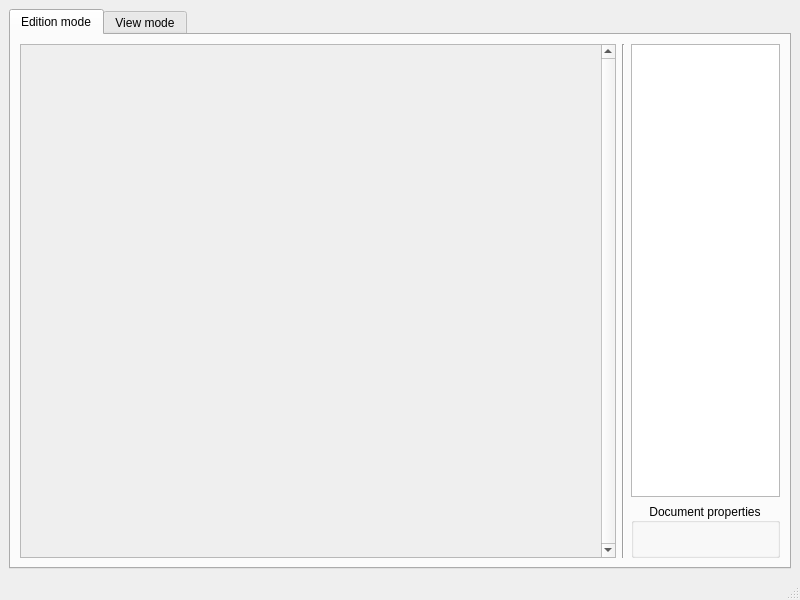
<?xml version="1.0" encoding="UTF-8"?>
<ui version="4.0">
 <class>Editor</class>
 <widget class="QMainWindow" name="Editor">
  <property name="geometry">
   <rect>
    <x>0</x>
    <y>0</y>
    <width>800</width>
    <height>600</height>
   </rect>
  </property>
  <property name="windowTitle">
   <string>Editor</string>
  </property>
  <widget class="QWidget" name="centralwidget">
   <layout class="QVBoxLayout" name="verticalLayout">
    <item>
     <widget class="QTabWidget" name="Mode_Tab">
      <property name="currentIndex">
       <number>0</number>
      </property>
      <widget class="QWidget" name="Edition_Mode_Tab">
       <attribute name="title">
        <string>Edition mode</string>
       </attribute>
       <layout class="QHBoxLayout" name="horizontalLayout_13" stretch="4,1,1">
        <item>
         <layout class="QVBoxLayout" name="verticalLayout_4">
          <item>
           <widget class="QScrollArea" name="scrollArea">
            <property name="verticalScrollBarPolicy">
             <enum>Qt::ScrollBarAlwaysOn</enum>
            </property>
            <property name="horizontalScrollBarPolicy">
             <enum>Qt::ScrollBarAlwaysOff</enum>
            </property>
            <property name="sizeAdjustPolicy">
             <enum>QAbstractScrollArea::AdjustToContents</enum>
            </property>
            <property name="widgetResizable">
             <bool>true</bool>
            </property>
            <widget class="QWidget" name="scrollAreaWidgetContents">
             <property name="geometry">
              <rect>
               <x>0</x>
               <y>0</y>
               <width>559</width>
               <height>484</height>
              </rect>
             </property>
             <layout class="QVBoxLayout" name="verticalLayout_2">
              <item>
               <layout class="QVBoxLayout" name="Document_Layout"/>
              </item>
             </layout>
            </widget>
           </widget>
          </item>
         </layout>
        </item>
        <item>
         <widget class="Line" name="line">
          <property name="orientation">
           <enum>Qt::Vertical</enum>
          </property>
         </widget>
        </item>
        <item>
         <layout class="QVBoxLayout" name="verticalLayout_3" stretch="0,0">
          <item>
           <widget class="QTreeView" name="Document_Tree"/>
          </item>
          <item>
           <widget class="QGroupBox" name="groupBox">
            <property name="title">
             <string>Document properties</string>
            </property>
            <property name="alignment">
             <set>Qt::AlignCenter</set>
            </property>
            <layout class="QVBoxLayout" name="verticalLayout_5">
             <item>
              <layout class="QHBoxLayout" name="horizontalLayout_3"/>
             </item>
             <item>
              <widget class="QLabel" name="label">
               <property name="text">
                <string/>
               </property>
              </widget>
             </item>
            </layout>
           </widget>
          </item>
         </layout>
        </item>
       </layout>
      </widget>
      <widget class="QWidget" name="View_Mode_Tab">
       <attribute name="title">
        <string>View mode</string>
       </attribute>
       <layout class="QHBoxLayout" name="View_Mode_Layout">
        <item>
         <widget class="QTreeView" name="Bookmark_View">
          <property name="sizePolicy">
           <sizepolicy hsizetype="Preferred" vsizetype="Expanding">
            <horstretch>0</horstretch>
            <verstretch>0</verstretch>
           </sizepolicy>
          </property>
          <property name="headerHidden">
           <bool>true</bool>
          </property>
         </widget>
        </item>
       </layout>
      </widget>
     </widget>
    </item>
   </layout>
  </widget>
  <widget class="QMenuBar" name="menubar">
   <property name="geometry">
    <rect>
     <x>0</x>
     <y>0</y>
     <width>800</width>
     <height>29</height>
    </rect>
   </property>
  </widget>
  <widget class="QStatusBar" name="statusbar"/>
 </widget>
 <resources/>
 <connections/>
</ui>
